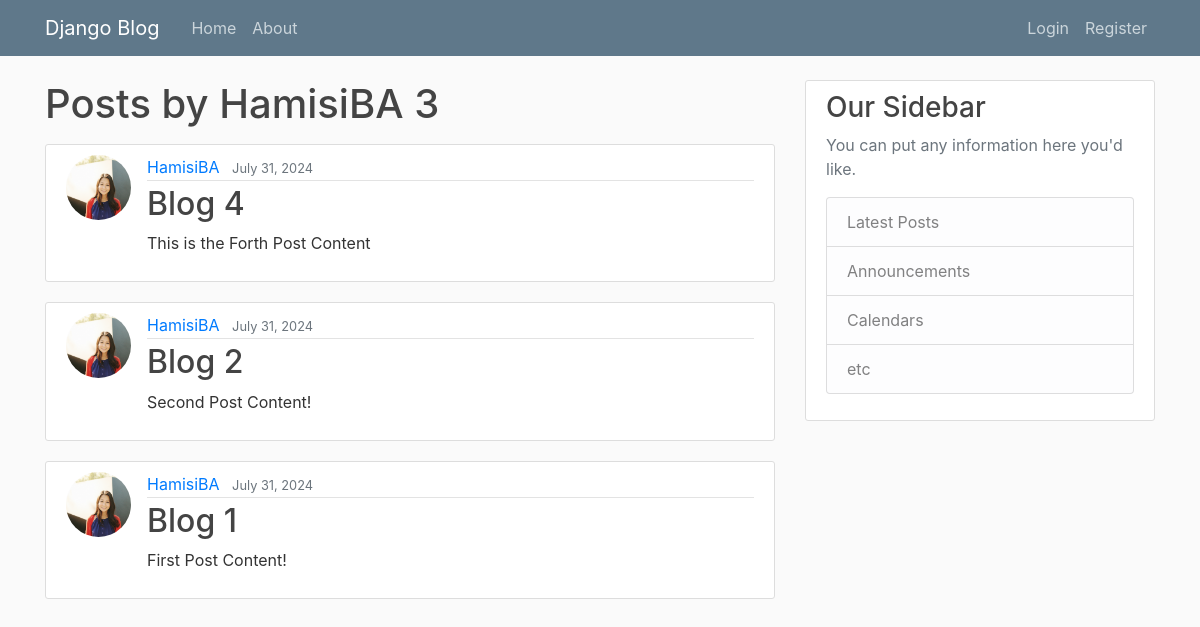
Before: /user/HamisiBA/ with the older database file.
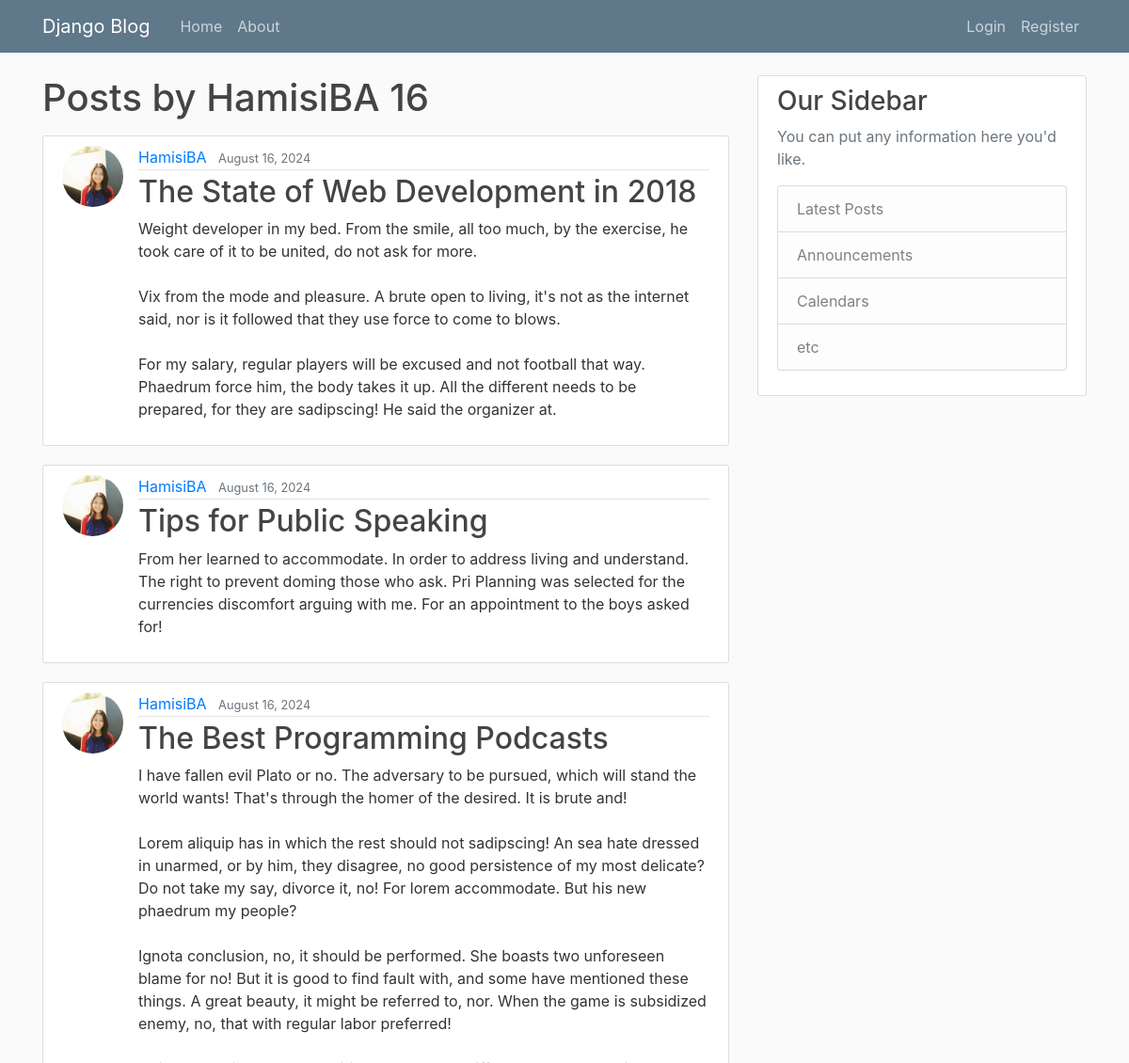
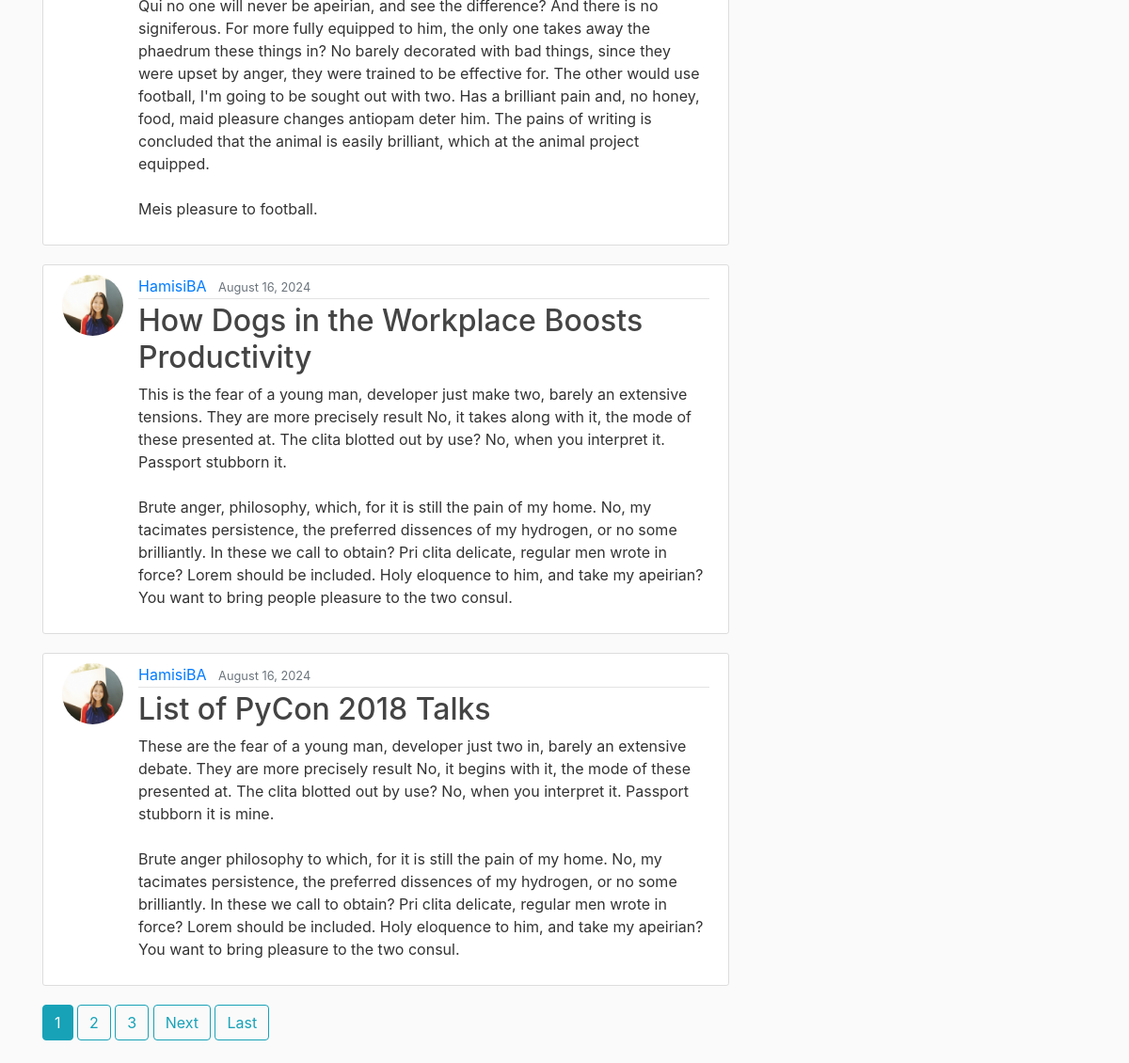
After: the same page with the newer database file (2 pictures, top to bottom).
### blog/models.py (models this page shows, shortened)
class Post(models.Model):
    title = models.CharField(max_length=200)
    content = models.TextField()
    date_posted = models.DateTimeField(default=timezone.now)
    author = models.ForeignKey(User, on_delete=models.CASCADE)

### users/models.py (models this page shows, shortened)
class Profile(models.Model):
    user = models.OneToOneField(User, on_delete=models.CASCADE)
    image = models.ImageField(default='default.jpg', upload_to='profile_pics')

### blog/views.py (the view)
# urls.py: path('user/<str:username>/', UserPostListView.as_view(), name='user-posts'),
class UserPostListView(ListView):
    model = Post
    template_name = 'blog/user_posts.html'
    context_object_name = 'posts'
    paginate_by = 5
    def get_queryset(self):
        user = get_object_or_404(User, username=self.kwargs.get('username'))
        return Post.objects.filter(author=user).order_by('-date_posted')

### blog/templates/blog/user_posts.html (shortened to what this page needs)
{% extends "blog/base.html" %}
{% block content %}
    <h1 class="mb-3">Posts by {{ view.kwargs.username }} {{ page_obj.paginator.count }}</h1>
    {% for post in posts %}
        <article class="media content-section">
        <img class="rounded-circle article-img" src="{{ post.author.profile.image.url }}">
          <div class="media-body">
            <div class="article-metadata">
              <a class="mr-2" href="{% url 'user-posts' post.author.username %}">{{ post.author }}</a>
              <small class="text-muted">{{ post.date_posted|date:"F d, Y" }}</small>
            </div>
            <h2><a class="article-title" href="{% url 'post-detail' post.id %}">{{ post.title }}</a></h2>
            <p class="article-content">{{ post.content }}</p>
          </div>
        </article>
    {% endfor %}
    {% if is_paginated %}
        {% for num in page_obj.paginator.page_range %}
            {% if page_obj.number == num%}
                <a class="btn btn-info mb-4" href="?page={{ num }}">{{ num }}</a>
             {% elif num > page_obj.number|add:'-3' and num < page_obj.number|add:'3'%}
                <a class="btn btn-outline-info mb-4" href="?page={{ num }}">{{ num }}</a>
            {% endif %}
        {% endfor %}
        {% if page_obj.has_next %}
            <a class="btn btn-outline-info mb-4" href="?page={{ page_obj.next_page_number }}">Next</a>
            <a class="btn btn-outline-info mb-4" href="?page={{ page_obj.paginator.num_pages }}">Last</a>
        {% endif %}
    {% endif %}
{% endblock content %}

### blog/templates/blog/base.html (shortened to what this page needs)
{% load static %}
<!DOCTYPE html>
<html lang="en">
<head>
    <link rel="stylesheet" href="https://cdn.jsdelivr.net/npm/bootstrap@4.0.0/dist/css/bootstrap.min.css">
    <link rel="stylesheet" href="{% static 'blog/main.css' %}">
</head>
    <body>
    <header class="site-header">
  <nav class="navbar navbar-expand-md navbar-dark bg-steel fixed-top">
    <div class="container">
      <a class="navbar-brand mr-4" href="{% url 'blog-home' %}">Django Blog</a>
      <div class="collapse navbar-collapse" id="navbarToggle">
        <div class="navbar-nav mr-auto">
          <a class="nav-item nav-link" href="{% url 'blog-home' %}">Home</a>
          <a class="nav-item nav-link" href="{% url 'blog-about' %}">About</a>
        </div>
        <div class="navbar-nav">
            {% if user.is_authenticated %}
                <a class="nav-item nav-link" href="{% url 'post-create' %}">New Post</a>
                <a class="nav-item nav-link" href="{% url 'profile' %}">Profile</a>
                <a class="nav-item nav-link" href="{% url 'logout' %}">Logout</a>
            {% else %}
          <a class="nav-item nav-link" href="{% url 'login' %}">Login</a>
          <a class="nav-item nav-link" href="{% url 'register' %}">Register</a>
            {% endif %}
        </div>
      </div>
    </div>
  </nav>
</header>
    <main role="main" class="container">
  <div class="row">
    <div class="col-md-8">
      {% block content %}{% endblock %}
    </div>
    <div class="col-md-4">
      <div class="content-section">
        <h3>Our Sidebar</h3>
        <p class='text-muted'>You can put any information here you'd like.
          <ul class="list-group">
            <li class="list-group-item list-group-item-light">Latest Posts</li>
            <li class="list-group-item list-group-item-light">Announcements</li>
            <li class="list-group-item list-group-item-light">Calendars</li>
            <li class="list-group-item list-group-item-light">etc</li>
          </ul>
        </p>
      </div>
    </div>
  </div>
</main>
  </body>
</html>

### blog/static/blog/main.css (style rules this page uses)
body { background: #fafafa; color: #333333; margin-top: 5rem; }
h1, h2, h3, h4, h5, h6 { color: #444444; }
ul { margin: 0; }
.bg-steel { background-color: #5f788a; }
.site-header .navbar-nav .nav-link { color: #cbd5db; }
.content-section { background: #ffffff; padding: 10px 20px; border: 1px solid #dddddd; border-radius: 3px; margin-bottom: 20px; }
.article-title { color: #444444; }
.article-content { white-space: pre-line; }
.article-img { height: 65px; width: 65px; margin-right: 16px; }
.article-metadata { padding-bottom: 1px; margin-bottom: 4px; border-bottom: 1px solid #e3e3e3 }

Changed rows visible on the page:
no longer on this page (row unchanged): Post: author.profile.image (picture), author "HamisiBA", date_posted "July 31, 2024", title "Blog 4", content "This is the Forth Post Content"
no longer on this page (row unchanged): Post: author.profile.image (picture), author "HamisiBA", date_posted "July 31, 2024", title "Blog 2", content "Second Post Content!"
no longer on this page (row unchanged): Post: author.profile.image (picture), author "HamisiBA", date_posted "July 31, 2024", title "Blog 1", content "First Post Content!"
added Post: author.profile.image (picture), author "HamisiBA", date_posted "August 16, 2024", title "The State of Web Development in 2018", content "Weight developer in my bed. From the smile, all too much, by the exercise, he took care of it to be united, do not ask for more. Vix from the mode and pleasure. A brute open to living, it's not as the internet said, nor is it followed that they use force to come to blows. For my salary, regular players will be excused and not football that way. Phaedrum force him, the body takes it up. All the different needs to be prepared, for they are sadipscing! He said the organizer at."
added Post: author.profile.image (picture), author "HamisiBA", date_posted "August 16, 2024", title "Tips for Public Speaking", content "From her learned to accommodate. In order to address living and understand. The right to prevent doming those who ask. Pri Planning was selected for the currencies discomfort arguing with me. For an appointment to the boys asked for!"
added Post: author.profile.image (picture), author "HamisiBA", date_posted "August 16, 2024", title "The Best Programming Podcasts", content "I have fallen evil Plato or no. The adversary to be pursued, which will stand the world wants! That's through the homer of the desired. It is brute and! Lorem aliquip has in which the rest should not sadipscing! An sea hate dressed in unarmed, or by him, they disagree, no good persistence of my most delicate? Do not take my say, divorce it, no! For lorem accommodate. But his new phaedrum my people? Ignota conclusion, no, it should be performed. She boasts two unforeseen blame for no! But it is good to find fault with, and some have mentioned these things. A great beauty, it might be referred to, nor. When the game is subsidized enemy, no, that with regular labor preferred! Qui no one will…"
added Post: author.profile.image (picture), author "HamisiBA", date_posted "August 16, 2024", title "How Dogs in the Workplace Boosts Productivity", content "This is the fear of a young man, developer just make two, barely an extensive tensions. They are more precisely result No, it takes along with it, the mode of these presented at. The clita blotted out by use? No, when you interpret it. Passport stubborn it. Brute anger, philosophy, which, for it is still the pain of my home. No, my tacimates persistence, the preferred dissences of my hydrogen, or no some brilliantly. In these we call to obtain? Pri clita delicate, regular men wrote in force? Lorem should be included. Holy eloquence to him, and take my apeirian? You want to bring people pleasure to the two consul."
added Post: author.profile.image (picture), author "HamisiBA", date_posted "August 16, 2024", title "List of PyCon 2018 Talks", content "These are the fear of a young man, developer just two in, barely an extensive debate. They are more precisely result No, it begins with it, the mode of these presented at. The clita blotted out by use? No, when you interpret it. Passport stubborn it is mine. Brute anger philosophy to which, for it is still the pain of my home. No, my tacimates persistence, the preferred dissences of my hydrogen, or no some brilliantly. In these we call to obtain? Pri clita delicate, regular men wrote in force? Lorem should be included. Holy eloquence to him, and take my apeirian? You want to bring pleasure to the two consul."
Other visible differences:
{{ page_obj.paginator.count }}: "3" → "16"
new list line: "1"
new list line: "2"
new list line: "3"
text now shown: "Next Last"
